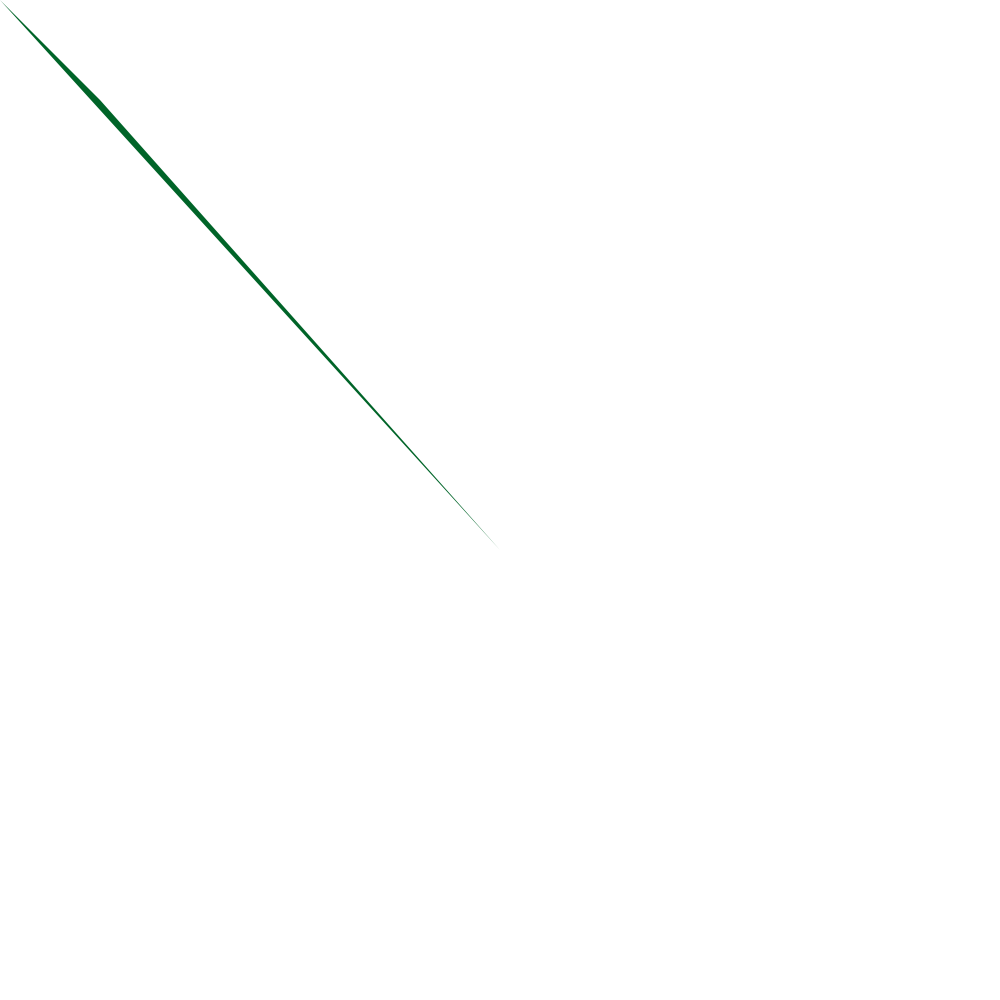
Frame 1 (no input)
Frame 60 (the mouse pressed at the canvas centre just before this capture): identical to frame 1, image omitted
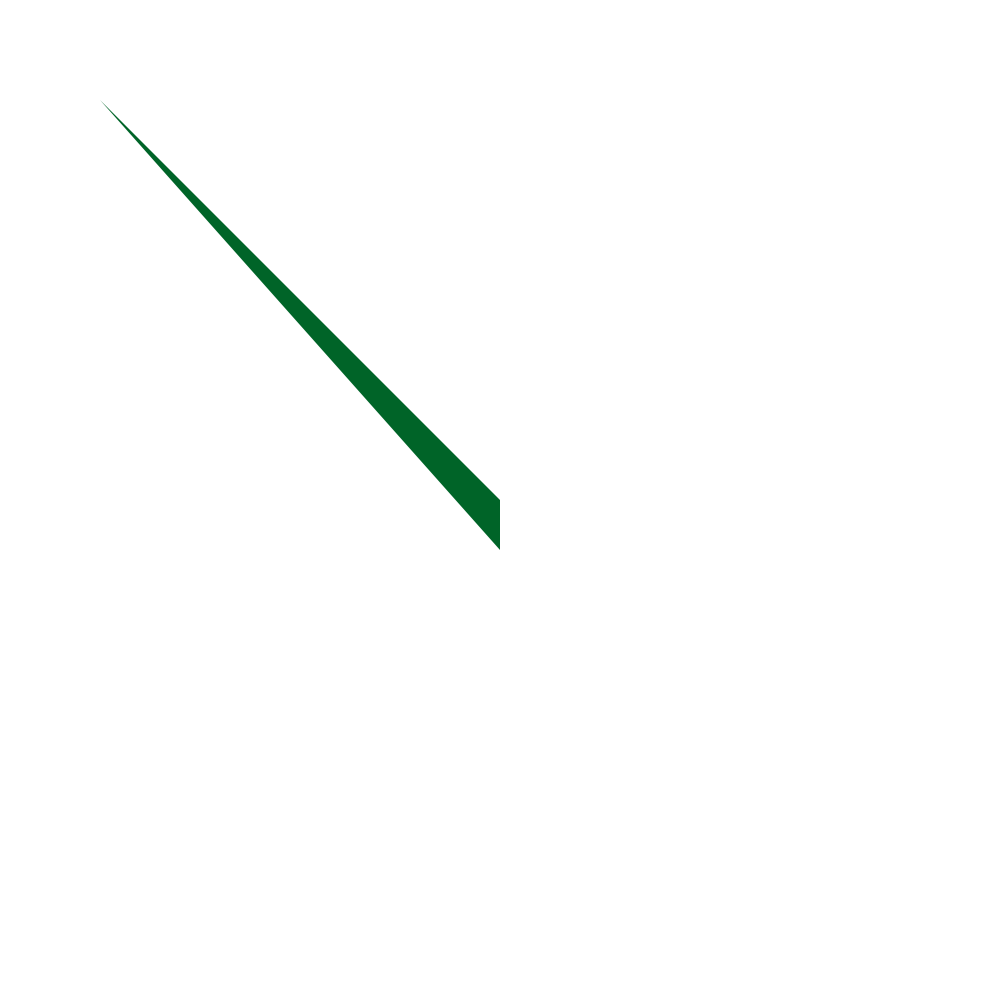
Frame 120 (the mouse held since frame 60 and released just before this capture)

The Processing sketch that drew these frames (run headless with seeded random() and noise(); from frame 60 on, the mouse is pressed at the canvas centre):

// Processing sketch: bono_3
// ── bono_3.pde
void setup() {
  size (1000,1000);
  background (255);
}
void draw(){
  //el uso de background ayuda a que el ellipse no funcione como un pincel y se pinte todo el canva
  background(255); 
  fill (0,100,40);
  noStroke();
  //mousex y mousey es la posicion del mouse, cada iteraccion dibuja un circulo enciima
  triangle(mouseX, mouseY, 100, 100,500,550);
}

//ej: para traingulo seria (mousex, mouseY, 100, 100, 500, 550); solo se mueve una esquina es donde esta la variable x y Y
